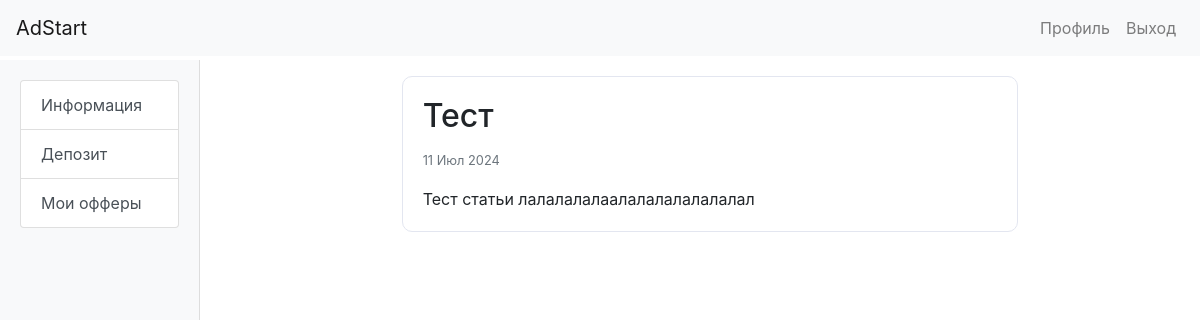
The page /content/articles/1/ (signed in) on the database its author committed.
### content/models.py (models this page shows, shortened)
class Article(models.Model):
    title = models.CharField(max_length=255, verbose_name='Заголовок')
    content = models.TextField(verbose_name='Контент')
    image = models.ImageField(upload_to='articles/', blank=True, null=True, verbose_name='Изображение')
    created_at = models.DateTimeField(auto_now_add=True, verbose_name='Дата создания')
    class Meta:
        verbose_name = 'Статья'
        verbose_name_plural = 'Статьи'

### content/views.py (the view)
# urls.py: path('articles/<int:pk>/', views.article_detail, name='article_detail'),
def article_detail(request, pk):
    article = get_object_or_404(Article, pk=pk)
    return render(request, 'content/article_detail.html', {'article': article})

### user_accounts/templatetags/custom_tags.py (called while the page is built)
@register.inclusion_tag('user_accounts/menu.html', takes_context=True)
def load_menu(context):
    user = context['user']
    advertiser_profile = None
    webmaster_profile = None
    if user.is_authenticated:
        try:
            advertiser_profile = Advertiser.objects.get(user=user)
        except Advertiser.DoesNotExist:
            pass
        try:
            webmaster_profile = Webmaster.objects.get(user=user)
        except Webmaster.DoesNotExist:
            pass
    return {
        'user': user,
        'advertiser_profile': advertiser_profile,
        'webmaster_profile': webmaster_profile,
    }

### user_accounts/templates/content/article_detail.html (shortened to what this page needs)
{% extends "base.html" %}
{% block content %}
<div class="row">
    <div class="col-md-8 offset-md-2">
        <div class="card">
            <div class="card-body">
                <h2 class="card-title">{{ article.title }}</h2>
                <p class="card-text"><small class="text-muted">{{ article.created_at|date:"d M Y" }}</small></p>
                <div class="card-text">{{ article.content|safe }}</div>
            </div>
        </div>
    </div>
</div>
{% endblock %}

### user_accounts/templates/base.html (style rules this page uses)
.card-body { padding: 0.5rem 0.75rem; }
.card { border: 1px solid #e3e6f0; border-radius: 10px; }
.card-body { padding: 20px; }

### rows shown on the page
Article: title "Тест", created_at "11 Июл 2024", content "Тест статьи лалалалалаалалалалалалалал"
